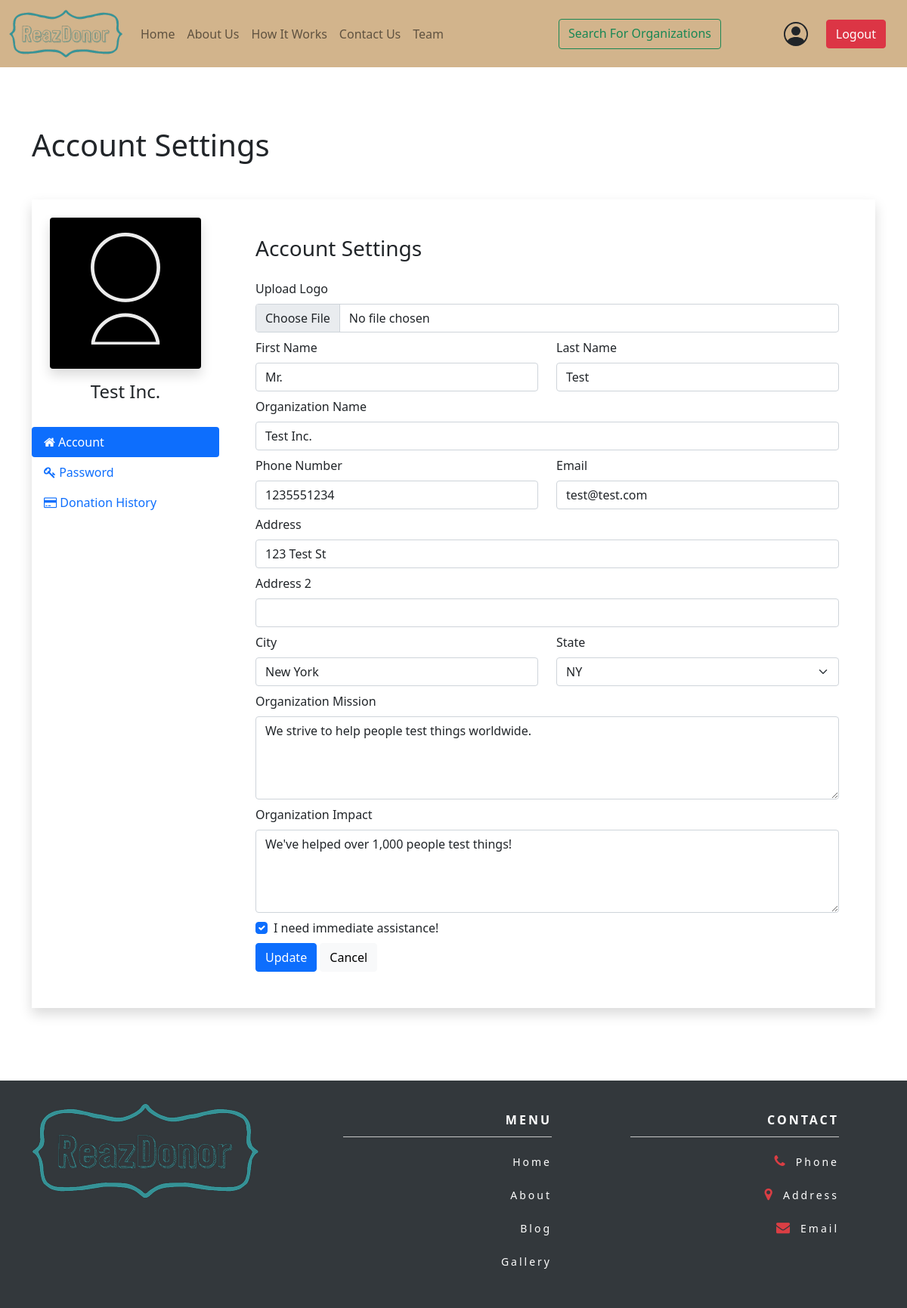
/org_cp (signed in), run on the app's committed database.
### reazdonor/models.py (models this page shows, shortened)
class Organization(db.Model, UserMixin):
	id = db.Column(db.String(32), primary_key = True, default = secrets.token_hex(16))
	email = db.Column(db.String(120), unique = True, nullable = False)
	password = db.Column(db.String(60), nullable = False)
	organization_name = db.Column(db.String(50), nullable = False)
	first_name = db.Column(db.String(20), nullable = False)
	last_name = db.Column(db.String(20), nullable = False)
	address = db.Column(db.String(120), nullable = False)
	address2 = db.Column(db.String(120))
	city = db.Column(db.String(20), nullable = False)
	state = db.Column(db.String(2), nullable = False)
	phone = db.Column(db.String(10), nullable = False, default = '1235551234')
	logo = db.Column(db.String(20), nullable = False, default = 'default.png')
	mission = db.Column(db.Text)
	impact = db.Column(db.Text)
	assistance = db.Column(db.Boolean, nullable = False, default = False)
	transaction = db.relationship('Donations', backref = 'org_txn', lazy = True)

### reazdonor/users/routes.py (the view, shortened to what this page needs)
@users.route('/org_cp', methods = ['GET', 'POST'])
def org_cp():
	image = url_for('static', filename = 'images/profiles/' + current_user.logo)
	update_account = UpdateOrgAccountForm()
	update_password = UpdatePasswordForm()
	if (update_account.validate_on_submit()):
		if (update_account.logo.data):
			img_file = save_image(update_account.logo.data)
			current_user.logo = img_file
		current_user.first_name = update_account.first_name.data
		current_user.last_name = update_account.last_name.data
		current_user.organization_name = update_account.organization_name.data
		current_user.phone = update_account.phone.data
		current_user.email = update_account.email.data
		current_user.address = update_account.address.data
		current_user.address2 = update_account.address2.data
		current_user.city = update_account.city.data
		current_user.state = update_account.state.data
		current_user.mission = update_account.mission.data
		current_user.impact = update_account.impact.data
		current_user.assistance = update_account.assistance.data
		db.session.commit()
		flash("Account successfully updated.", 'success')
		return redirect(url_for('users.org_cp'))
	elif (request.method == 'GET'):
		update_account.first_name.data = current_user.first_name
		update_account.last_name.data = current_user.last_name
		update_account.organization_name.data = current_user.organization_name
		update_account.phone.data = current_user.phone
		update_account.email.data = current_user.email
		update_account.address.data = current_user.address
		update_account.address2.data = current_user.address2
		update_account.city.data = current_user.city
		update_account.state.data = current_user.state
		update_account.mission.data = current_user.mission
		update_account.impact.data = current_user.impact
		update_account.assistance.data = current_user.impact
	return render_template('org_cp.html', title = 'Control Panel', account = update_account, password = update_password, image = image)

### reazdonor/users/forms.py
class UpdatePasswordForm(FlaskForm):
	old_password = password = PasswordField('Old Password', validators = [InputRequired()])
	password = PasswordField('New Password', validators = [DataRequired()])
	confirm_password = PasswordField('Confirm New Password', validators = [DataRequired(), EqualTo('password')])
	submit = SubmitField('Update')

### reazdonor/models.py (called while the page is built)
@login_manager.user_loader
def load_user(id):
	donor = Donor.query.get(id)
	org = Organization.query.get(id)
	if (org):
		return org
	elif (donor):
		return donor
	return False

### reazdonor/templates/org_cp.html (shortened to what this page needs)
{% extends "layout.html" %}
{% block main %}
	<section class="py-5 my-5">
		<div class="container">
			<h1 class="mb-5">Account Settings</h1>
			<div class="bg-white shadow rounded-lg d-block d-sm-flex">
				<div class="profile-tab-nav border-right">
					<div class="p-4">
						<div class="img-circle text-center mb-3">
							<img src="{{ image }}" alt="Image" class="shadow rounded">
						</div>
						<h4 class="text-center">{{ current_user.organization_name }}</h4>
					</div>
					<div class="nav flex-column nav-pills" id="v-pills-tab" role="tablist" aria-orientation="vertical">
						<a class="nav-link active" id="account-tab" data-toggle="pill" href="#account" role="tab" aria-controls="account" aria-selected="true">
							<i class="fa fa-home text-center mr-1"></i>
							Account
						</a>
						<a class="nav-link" id="password-tab" data-toggle="pill" href="#password" role="tab" aria-controls="password" aria-selected="false">
							<i class="fa fa-key text-center mr-1"></i>
							Password
						</a>
						<a class="nav-link" id="donations-tab" data-toggle="pill" href="#donations" role="tab" aria-controls="donations" aria-selected="false">
							<i class="fa fa-credit-card text-center mr-1"></i>
							Donation History
						</a>
					</div>
				</div>
				<div class="tab-content p-4 p-md-5" id="v-pills-tabContent">
					<div class="tab-pane fade show active" id="account" role="tabpanel" aria-labelledby="account-tab">
						<h3 class="mb-4">Account Settings</h3>
						<form method="POST" action="" enctype="multipart/form-data">
							<div class="row">
								<div class="col-md-12">
									<div class="form-group">
										{{ account.logo.label(class = "form-label") }}
										{{ account.logo(class = "form-control") }}
									</div>
								</div>
								<div class="col-md-6 mt-2">
									<div class="form-group">
										{{ account.first_name.label(class = "form-label") }}
										{% if account.first_name.errors %}
											{{ account.first_name(class = "form-control is-invalid") }}
											<div class="invalid-feedback">
												{% for error in account.first_name.errors %}
													<span>{{ error }}</span>
												{% endfor %}
											</div>
										{% else %}
											{{ account.first_name(class = "form-control") }}
										{% endif %}
									</div>
								</div>
								<div class="col-md-6 mt-2">
									<div class="form-group">
										{{ account.last_name.label(class = "form-label") }}
										{% if account.last_name.errors %}
											{{ account.last_name(class = "form-control is-invalid") }}
											<div class="invalid-feedback">
												{% for error in account.last_name.errors %}
													<span>{{ error }}</span>
												{% endfor %}
											</div>
										{% else %}
											{{ account.last_name(class = "form-control") }}
										{% endif %}
									</div>
								</div>
								<div class="col-md-12 mt-2">
									<div class="form-group">
										{{ account.organization_name.label(class = "form-label") }}
										{% if account.organization_name.errors %}
											{{ account.organization_name(class = "form-control is-invalid") }}
											<div class="invalid-feedback">
												{% for error in account.organization_name.errors %}
													<span>{{ error }}</span>
												{% endfor %}
											</div>
										{% else %}
											{{ account.organization_name(class = "form-control") }}
										{% endif %}
									</div>
								</div>
								<div class="col-md-6 mt-2">
									<div class="form-group">
										{{ account.phone.label(class = "form-label") }}
										{% if account.phone.errors %}
											{{ account.phone(class = "form-control is-invalid") }}
											<div class="invalid-feedback">
												{% for error in account.phone.errors %}
													<span>{{ error }}</span>
												{% endfor %}
											</div>
										{% else %}
											{{ account.phone(class = "form-control") }}
										{% endif %}
									</div>
								</div>
								<div class="col-md-6 mt-2">
									<div class="form-group">
										{{ account.email.label(class = "form-label") }}
										{% if account.email.errors %}
											{{ account.email(class = "form-control is-invalid") }}
											<div class="invalid-feedback">
												{% for error in account.email.errors %}
													<span>{{ error }}</span>
												{% endfor %}
											</div>
										{% else %}
											{{ account.email(class = "form-control") }}
										{% endif %}
									</div>
								</div>
								<div class="col-md-12 mt-2">
									<div class="form-group">
										{{ account.address.label(class = "form-label") }}
										{% if account.address.errors %}
											{{ account.address(class = "form-control is-invalid") }}
											<div class="invalid-feedback">
												{% for error in account.address.errors %}
													<span>{{ error }}</span>
												{% endfor %}
											</div>
										{% else %}
											{{ account.address(class = "form-control") }}
										{% endif %}
									</div>
								</div>
								<div class="col-md-12 mt-2">
									<div class="form-group">
										{{ account.address2.label(class = "form-label") }}
										{% if account.address2.errors %}
											{{ account.address2(class = "form-control is-invalid") }}
											<div class="invalid-feedback">
												{% for error in account.address2.errors %}
													<span>{{ error }}</span>
												{% endfor %}
											</div>
										{% else %}
											{{ account.address2(class = "form-control") }}
										{% endif %}
									</div>
								</div>
								<div class="col-md-6 mt-2">
									<div class="form-group">
										{{ account.city.label(class = "form-label") }}
										{% if account.city.errors %}
											{{ account.city(class = "form-control is-invalid") }}
											<div class="invalid-feedback">
												{% for error in account.city.errors %}
													<span>{{ error }}</span>
												{% endfor %}
											</div>
										{% else %}
											{{ account.city(class = "form-control") }}
										{% endif %}
									</div>
								</div>
								<div class="col-md-6 mt-2">
									<div class="form-group">
										{{ account.state.label(class = "form-label") }}
										{% if account.state.errors %}
											{{ account.state(class = "form-select form-control is-invalid") }}
											<div class="invalid-feedback">
												{% for error in account.state.errors %}
													<span>{{ error }}</span>
												{% endfor %}
											</div>
										{% else %}
											{{ account.state(class = "form-select form-control") }}
										{% endif %}
									</div>
								</div>
								<div class="col-md-12 mt-2">
									<div class="form-group">
										{{ account.mission.label(class = "form-label") }}
										{% if account.mission.errors %}
											{{ account.mission(class = "form-control is-invalid") }}
											<div class="invalid-feedback">
												{% for error in account.mission.errors %}
													<span>{{ error }}</span>
												{% endfor %}
											</div>
										{% else %}
											{{ account.mission(class = "form-control") }}
										{% endif %}
									</div>
								</div>
								<div class="col-md-12 mt-2">
									<div class="form-group">
										{{ account.impact.label(class = "form-label") }}
										{% if account.impact.errors %}
											{{ account.impact(class = "form-control is-invalid") }}
											<div class="invalid-feedback">
												{% for error in account.impact.errors %}
													<span>{{ error }}</span>
												{% endfor %}
											</div>
										{% else %}
											{{ account.impact(class = "form-control") }}
										{% endif %}
									</div>
								</div>
							</div>
							<div class="col-md-12 mt-2">
								<div class="form-check">
									{% if account.assistance.errors %}
										{{ account.assistance(class = "form-check-input is-invalid") }}
										<div class="invalid-feedback">
											{% for error in account.assistance.errors %}
												<span>{{ error }}</span>
											{% endfor %}
										</div>
									{% else %}
										{{ account.assistance(class = "form-check-input") }}
									{% endif %}
									{{ account.assistance.label(class = "form-check-label") }}
								</div>
							</div>
							<div class="mt-2">
								{{ account.submit(class = "btn btn-primary") }}
								<a class="btn btn-light" href="{{ url_for('main.home') }}" role="button">Cancel</a>
							</div>
						</div>
				</div>
			</div>
		</div>
	</section>
{% endblock main %}

### reazdonor/static/stylesheets/ourstyle.css (style rules this page uses)
body { position: relative; min-height: 100vh; margin: 0; padding-bottom: 301px; }

### data on the page
Organization: organization_name "Test Inc.", first_name "Mr.", last_name "Test", phone "1235551234", email "test@test.com", address "123 Test St", city "New York", state "NY", mission "We strive to help people test things worldwide.", impact "We've helped over 1,000 people test things!", assistance "☑"

### other printed values
{{ account.logo.label(class = "form-label") }} "Upload Logo"
{{ account.first_name.label(class = "form-label") }} "First Name"
{{ account.last_name.label(class = "form-label") }} "Last Name"
{{ account.organization_name.label(class = "form-label") }} "Organization Name"
{{ account.phone.label(class = "form-label") }} "Phone Number"
{{ account.email.label(class = "form-label") }} "Email"
{{ account.address.label(class = "form-label") }} "Address"
{{ account.address2.label(class = "form-label") }} "Address 2"
{{ account.city.label(class = "form-label") }} "City"
{{ account.state.label(class = "form-label") }} "State"
{{ account.mission.label(class = "form-label") }} "Organization Mission"
{{ account.impact.label(class = "form-label") }} "Organization Impact"
{{ account.assistance.label(class = "form-check-label") }} "I need immediate assistance!"
